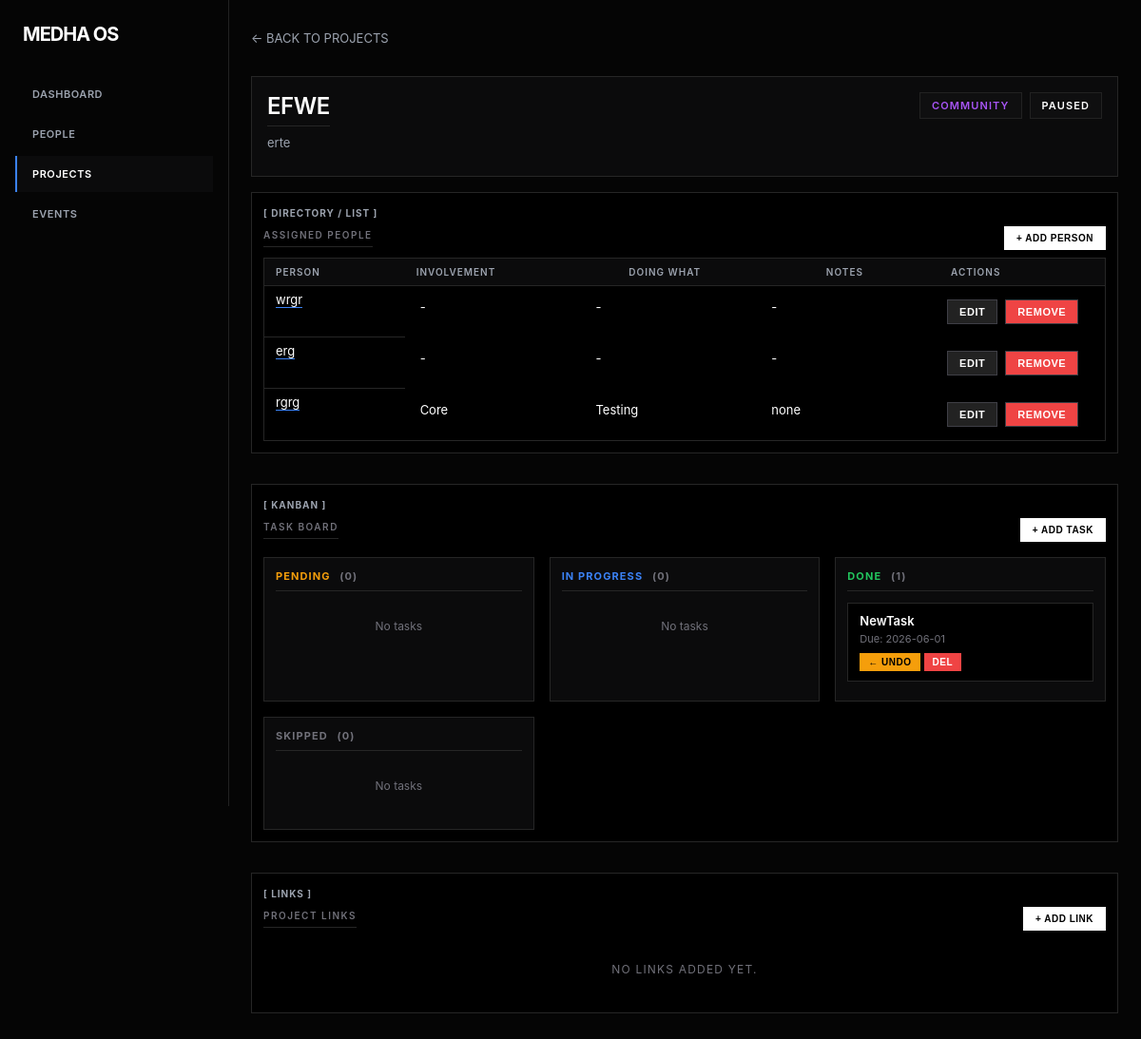
The app's page /project/1 with its own data.
### app.py (models this page shows)
class Project(db.Model):
    id = db.Column(db.Integer, primary_key=True)
    title = db.Column(db.String(200), nullable=False)
    description = db.Column(db.Text, nullable=True)
    status = db.Column(db.String(50), default='Active')
    project_type = db.Column(db.String(50), default='community')
    updated_at = db.Column(db.DateTime, default=datetime.utcnow, onupdate=datetime.utcnow)
    people = db.relationship('ProjectPerson', back_populates='project')

class ProjectPerson(db.Model):
    id = db.Column(db.Integer, primary_key=True)
    project_id = db.Column(db.Integer, db.ForeignKey('project.id'))
    person_id = db.Column(db.Integer, db.ForeignKey('person.id'))
    what_the_person_is_doing = db.Column(db.String(200), nullable=True)
    involvement_level = db.Column(db.String(50), nullable=True)
    notes = db.Column(db.Text, nullable=True)
    project = db.relationship('Project', back_populates='people')
    person = db.relationship('Person', back_populates='projects')

class Person(db.Model):
    id = db.Column(db.Integer, primary_key=True)
    name = db.Column(db.String(100), nullable=False)
    role = db.Column(db.String(100), nullable=True)
    primary_archetype = db.Column(db.String(10), nullable=True)
    caste = db.Column(db.String(10), nullable=True)
    agency = db.Column(db.String(20), nullable=True)
    status = db.Column(db.String(50), default='Active')
    updated_at = db.Column(db.DateTime, default=datetime.utcnow, onupdate=datetime.utcnow)
    projects = db.relationship('ProjectPerson', back_populates='person')

class Task(db.Model):
    id = db.Column(db.Integer, primary_key=True)
    project_id = db.Column(db.Integer, db.ForeignKey('project.id'), nullable=True)
    owner_person_id = db.Column(db.Integer, db.ForeignKey('person.id'), nullable=True)
    title = db.Column(db.String(200), nullable=False)
    description = db.Column(db.Text, nullable=True)
    necessary_info = db.Column(db.Text, nullable=True)
    assigned_person_id = db.Column(db.Integer, db.ForeignKey('person.id'), nullable=True)
    status = db.Column(db.String(50), default='Pending')
    due_date = db.Column(db.String(50), nullable=True)
    notes = db.Column(db.Text, nullable=True)
    project = db.relationship('Project', backref=db.backref('tasks', lazy=True))
    assigned_person = db.relationship('Person', foreign_keys=[assigned_person_id], backref=db.backref('assigned_tasks', lazy=True))
    owner = db.relationship('Person', foreign_keys=[owner_person_id], backref=db.backref('owned_tasks', lazy=True))

### app.py (the view)
@app.route('/project/<int:id>')
def project_detail(id):
    project = Project.query.get_or_404(id)
    assigned_person_ids = [rel.person_id for rel in project.people]
    available_people = Person.query.filter(~Person.id.in_(assigned_person_ids)).all() if assigned_person_ids else Person.query.all()
    kanban_columns = organize_kanban(project.tasks)
    return render_template('project_detail.html', project=project, available_people=available_people, kanban_columns=kanban_columns)

### app.py (called while the page is built)
def organize_kanban(tasks):
    columns = {'Pending': [], 'In Progress': [], 'Done': [], 'Skipped': []}
    for t in tasks:
        status = t.status if t.status in columns else 'Pending'
        columns[status].append(t)
    return columns

### templates/project_detail.html (shortened to what this page needs)
{% extends "base.html" %}
{% block content %}
<div style="margin-bottom: 2rem;">
    <a href="{{ url_for('projects') }}" style="color: #9ca3af; text-decoration: none;">&larr; BACK TO PROJECTS</a>
</div>
<div class="card">
    <div style="display: flex; justify-content: space-between; align-items: flex-start;">
        <div>
            <h2 style="font-size: 1.5rem; margin-bottom: 0.5rem; color: #ffffff; text-transform: uppercase; letter-spacing: -0.02em;">{{ project.title }}</h2>
            <p style="margin-top: 0;">{{ project.description }}</p>
        </div>
        <div style="display: flex; gap: 0.5rem;">
            <span style="padding: 6px 12px; border-radius: 0; font-size: 11px; font-weight: 600; border: 1px solid #222; background-color: #0f0f10; color: #a855f7; text-transform: uppercase; letter-spacing: 0.1em;">
                {{ project.project_type }}
            </span>
            <span style="padding: 6px 12px; border-radius: 0; font-size: 11px; font-weight: 600; border: 1px solid #222; background-color: #0f0f10; color: #ffffff; text-transform: uppercase; letter-spacing: 0.1em;">
                {{ project.status }}
            </span>
        </div>
    </div>
</div>
<div class="list-panel" style="margin-bottom: 2rem;">
    <span class="panel-label">[ DIRECTORY / LIST ]</span>
    <div style="display: flex; justify-content: space-between; align-items: center;">
        <h2 style="margin-top: 0; margin-bottom: 0;">Assigned People</h2>
        {% if available_people %}
        <button class="primary" onclick="togglePanel('addPersonPanel')" style="font-size: 10px;">+ Add Person</button>
        {% endif %}
    </div>
    {% if project.people %}
    <table>
        <thead>
            <tr>
                <th>Person</th>
                <th>Involvement</th>
                <th>Doing What</th>
                <th>Notes</th>
                <th style="width: 150px;">Actions</th>
            </tr>
        </thead>
        <tbody>
            {% for rel in project.people %}
            <tr>
                <td style="vertical-align: top;">
                    <a href="{{ url_for('person_detail', id=rel.person.id) }}" style="color: #ffffff; text-decoration: none; border-bottom: 1px solid #3b82f6;">{{ rel.person.name }}</a>
                </td>
                <td colspan="4" style="padding: 0; border-bottom: none;">
                    <div id="read_mode_{{ rel.id }}" style="display: flex; width: 100%;">
                        <div style="flex: 1; padding: 14px 16px;">{{ rel.involvement_level or '-' }}</div>
                        <div style="flex: 1; padding: 14px 16px;">{{ rel.what_the_person_is_doing or '-' }}</div>
                        <div style="flex: 1; padding: 14px 16px;">{{ rel.notes or '-' }}</div>
                        <div style="width: 150px; padding: 14px 16px; display: flex; gap: 0.5rem;">
                            <button type="button" onclick="toggleEdit('{{ rel.id }}')" style="padding: 6px 12px; font-size: 11px; background: #222; color: #ffffff;">Edit</button>
                            <form method="POST" action="{{ url_for('delete_relation', rel_id=rel.id) }}" style="margin: 0;">
                                <button type="submit" style="padding: 6px 12px; font-size: 11px; background: #ef4444; color: #ffffff;" onclick="return confirm('Remove person from project?')">Remove</button>
                            </form>
                        </div>
                    </div>
                </td>
            </tr>
            {% endfor %}
        </tbody>
    </table>
    {% else %}
    <p class="empty-state">No people assigned to this project yet.</p>
    {% endif %}
</div>
<div class="list-panel" style="margin-bottom: 2rem;">
    <span class="panel-label">[ KANBAN ]</span>
    <div style="display: flex; justify-content: space-between; align-items: center;">
        <h2 style="margin-top: 0; margin-bottom: 0;">Task Board</h2>
        <button class="primary" onclick="togglePanel('addTaskPanel')" style="font-size: 10px;">+ Add Task</button>
    </div>
    <div class="kanban-board" style="margin-top: 1rem;">
        {% for status, tasks in kanban_columns.items() %}
        <div class="kanban-column">
            <h3 style="color:
                {% if status == 'Pending' %}#f59e0b
                {% elif status == 'In Progress' %}#3b82f6
                {% elif status == 'Done' %}#22c55e
                {% else %}#71717a
                {% endif %};">
                {{ status }}
                <span style="color: #71717a; margin-left: 6px;">({{ tasks|length }})</span>
            </h3>
            {% if tasks %}
                {% for task in tasks %}
                <div class="kanban-card" data-task-id="{{ task.id }}" data-task-title="{{ task.title }}" data-task-desc="{{ task.description or '' }}" data-task-info="{{ task.necessary_info or '' }}" data-task-person="{{ task.assigned_person.name if task.assigned_person else '' }}" data-task-due="{{ task.due_date or '' }}" data-task-notes="{{ task.notes or '' }}" onclick="openTaskModal(this.dataset)">
                    <div class="card-title">{{ task.title }}</div>
                    {% if task.due_date %}
                    <div class="card-meta">Due: {{ task.due_date }}</div>
                    {% endif %}
                    <div class="card-actions" onclick="event.stopPropagation()">
                        {% if status == 'In Progress' %}
                        <form method="POST" action="{{ url_for('update_task_status', task_id=task.id) }}" style="margin: 0;">
                            <input type="hidden" name="status" value="Pending">
                            <button type="submit" style="background: #f59e0b; color: #000; border-color: #f59e0b;" title="Move back to Pending">&larr; Undo</button>
                        </form>
                        {% elif status == 'Done' %}
                        <form method="POST" action="{{ url_for('update_task_status', task_id=task.id) }}" style="margin: 0;">
                            <button type="submit" style="background: #f59e0b; color: #000; border-color: #f59e0b;" title="Move back to In Progress">&larr; Undo</button>
                        </form>
                        {% elif status == 'Skipped' %}
                        <form method="POST" action="{{ url_for('update_task_status', task_id=task.id) }}" style="margin: 0;">
                            <input type="hidden" name="status" value="Pending">
                            <button type="submit" style="background: #f59e0b; color: #000; border-color: #f59e0b;" title="Move back to Pending">&larr; Restore</button>
                        </form>
                        {% endif %}
                        <form method="POST" action="{{ url_for('delete_task', task_id=task.id) }}" style="margin: 0;">
                            <button type="submit" style="background: #ef4444; color: #fff; border-color: #ef4444;" onclick="return confirm('Delete this task?')">Del</button>
                        </form>
                    </div>
                </div>
                {% endfor %}
            {% else %}
            <p style="color: #71717a; font-size: 12px; text-align: center; padding: 1rem 0;">No tasks</p>
            {% endif %}
        </div>
        {% endfor %}
    </div>
</div>
<div class="list-panel" style="margin-bottom: 2rem;">
    <span class="panel-label">[ LINKS ]</span>
    <div style="display: flex; justify-content: space-between; align-items: center;">
        <h2 style="margin-top: 0; margin-bottom: 0;">Project Links</h2>
        <button class="primary" onclick="togglePanel('addLinkPanel')" style="font-size: 10px;">+ Add Link</button>
    </div>
    <div class="links-list" style="margin-top: 1rem;">
        {% if project.links %}
            {% for link in project.links %}
            <div class="link-item">
                <span class="link-type">{{ link.link_type }}</span>
                <a href="{{ link.url }}" target="_blank">{{ link.title or link.url }}</a>
                <form method="POST" action="{{ url_for('delete_project_link', link_id=link.id) }}" style="margin: 0;">
                    <button type="submit" style="padding: 3px 8px; font-size: 10px; background: #ef4444; color: #fff; border-color: #ef4444;" onclick="return confirm('Delete this link?')">Delete</button>
                </form>
            </div>
            {% endfor %}
        {% else %}
        <p class="empty-state" style="padding: 1rem 0; border: none; background: transparent;">No links added yet.</p>
        {% endif %}
    </div>
</div>
{% endblock %}

### templates/base.html (style rules this page uses)
body { font-family: 'Geist', 'Inter', system-ui, -apple-system, sans-serif; margin: 0; padding: 0; background-color: #050505; color: #ffffff; font-size: 13px; }
.kanban-board { display: grid; grid-template-columns: repeat(auto-fit, minmax(220px, 1fr)); gap: 1rem; }
.kanban-column { background: #0b0b0c; border: 1px solid #262626; padding: 12px; }
.kanban-column h3 { font-size: 11px; text-transform: uppercase; letter-spacing: 0.1em; margin: 0 0 12px 0; padding-bottom: 8px; border-bottom: 1px solid #262626; }
.kanban-card { background: #000000; border: 1px solid #262626; padding: 10px 12px; margin-bottom: 8px; font-size: 13px; cursor: pointer; }
.kanban-card .card-title { color: #ffffff; font-weight: 600; margin-bottom: 4px; }
.kanban-card .card-meta { color: #71717a; font-size: 11px; }
.kanban-card .card-actions { display: flex; gap: 4px; margin-top: 8px; }
.kanban-card .card-actions button, .kanban-card .card-actions form { margin: 0; }
.kanban-card .card-actions button { padding: 3px 8px; font-size: 10px; }
.links-list { display: flex; flex-direction: column; gap: 6px; }
.card { background: #0b0b0c; padding: 16px; border-radius: 0; border: 1px solid #262626; margin-bottom: 1rem; }
h2 { font-weight: 600; font-size: 10px; letter-spacing: 0.15em; text-transform: uppercase; color: #71717a; margin-top: 0; margin-bottom: 12px; border-bottom: 1px solid #262626; padding-bottom: 6px; }
h3 { font-weight: 700; letter-spacing: -0.02em; color: #ffffff; margin-top: 0; font-size: 1.25rem; }
p { color: #9ca3af; font-size: 13px; line-height: 1.5; margin-top: 0; margin-bottom: 0.5rem; }
table { width: 100%; border-collapse: collapse; margin-top: 0.5rem; background: #000000; border: 1px solid #262626; table-layout: auto; }
th, td { padding: 6px 12px; text-align: left; border-bottom: 1px solid #262626; color: #ffffff; font-size: 13px; }
th { background-color: #0b0b0c; color: #9ca3af; font-weight: 600; font-size: 10px; text-transform: uppercase; letter-spacing: 0.1em; border-bottom: 1px solid #262626; padding-top: 8px; padding-bottom: 8px; }
tr:last-child td { border-bottom: none; }
button { background-color: #262626; color: #ffffff; border: 1px solid #3f3f46; padding: 6px 12px; cursor: pointer; border-radius: 0; font-size: 11px; font-weight: 600; text-transform: uppercase; letter-spacing: 0.05em; transition: background-color 0.2s, color 0.2s; }
button.primary { background-color: #ffffff; color: #000000; border-color: #ffffff; }
.empty-state { text-align: center; color: #71717a; padding: 2rem 0; font-size: 12px; text-transform: uppercase; letter-spacing: 0.1em; background: #000000; border: 1px solid #262626; }
.panel-label { display: inline-block; font-size: 10px; font-weight: 700; text-transform: uppercase; letter-spacing: 0.1em; color: #9ca3af; margin-bottom: 8px; }
.list-panel { border: 1px solid #262626; background: #000000; padding: 12px; }

### records on screen
Project: title "EFWE", description "erte", project_type "COMMUNITY", status "PAUSED"
ProjectPerson: person.name "wrgr", {{ rel.id }} 1 (drawn), involvement_level "-", what_the_person_is_doing "-", notes "-"
ProjectPerson: person.name "erg", involvement_level "-", what_the_person_is_doing "-", notes "-"
ProjectPerson: person.name "rgrg", involvement_level "Core", what_the_person_is_doing "Testing", notes "none"
Task: title "NewTask", due_date "2026-06-01"

### other values on screen
{{ status }} "PENDING" "IN PROGRESS" "DONE" "SKIPPED"
{{ tasks|length }} "0" "0" "1" "0"
